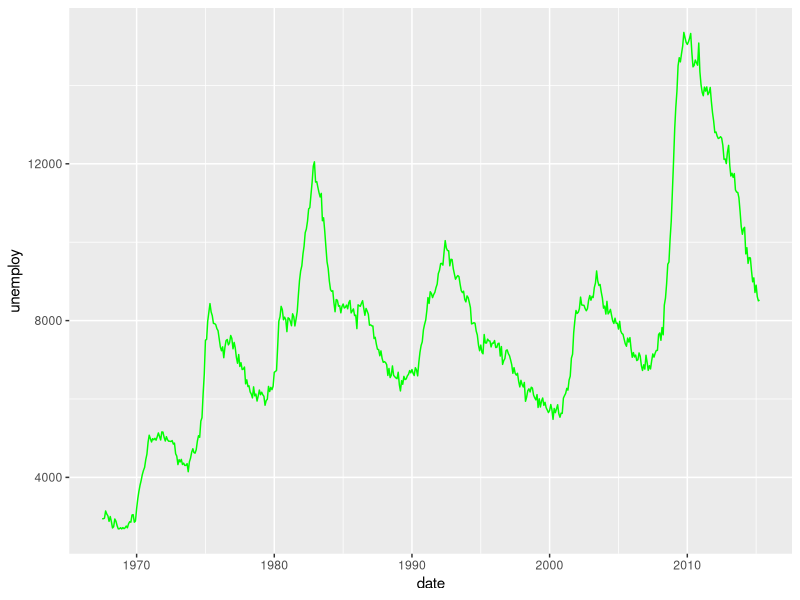
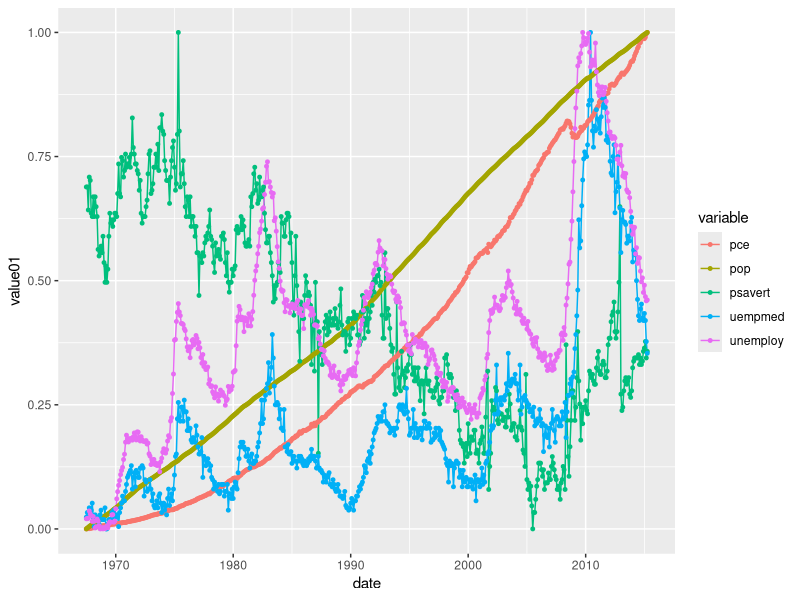

R code for these plots, in order:
library(tidyverse)

# First plot

ggplot(economics, aes(date, unemploy)) + geom_line(colour = 'green')




# Second plot

ggplot(economics_long, aes(date, value01, colour = variable)) +
  geom_line() + geom_point(size =1)


# Tom making a change